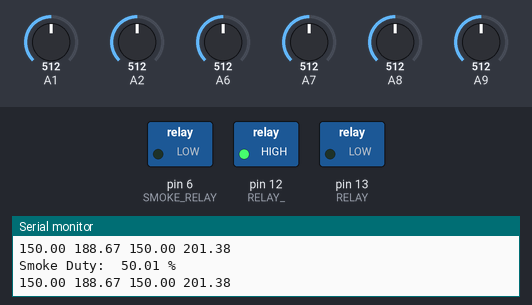
Bench run of a sketch on a simulated Teensy 4. On the bench: switched loads named in the sketch (green lamp = pin HIGH), the last lines printed to the serial monitor. The inputs (shaded band) are chosen by the test bench; at power-on: A9 = 512, A8 = 512, A1 = 512, A2 = 512, A6 = 512, A7 = 512 (analog values on the 0–1023 scale).

Above: at 1.5 s.
1.6 s: A9 set to 531
At 3.5 s:
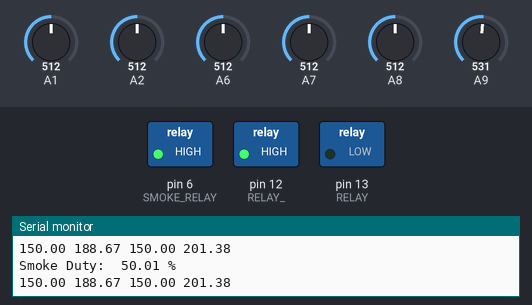
4.7 s: A8 set to 200
At 6.9 s:
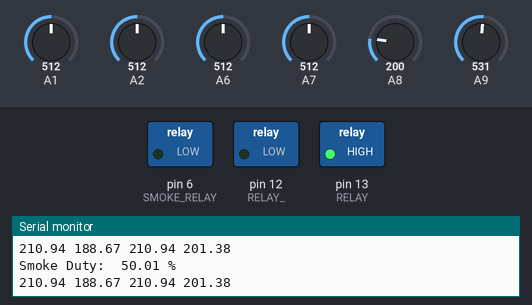
7.8 s: A8 set to 269
10.9 s: A8 set to 281
At 13.1 s:
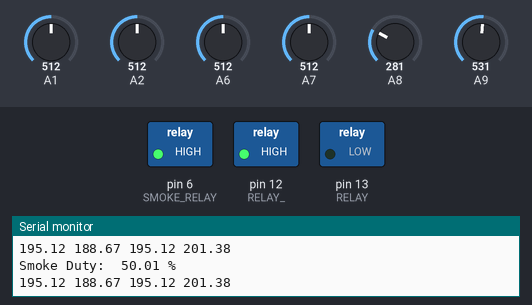
14.0 s: A8 set to 235
16.2 s: A8 set to 208
At 18.1 s:
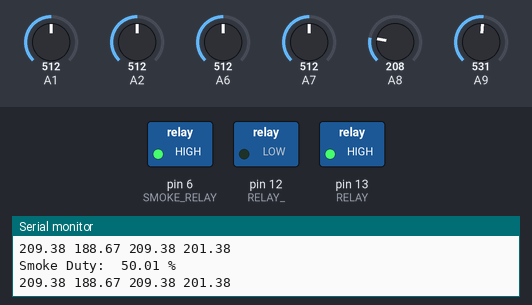
Timing chart, 0 to 20.3 s (numbered marks = the images above; inputs shaded):
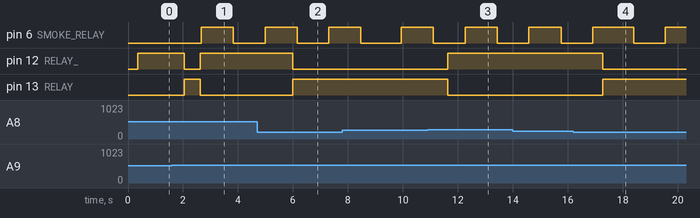

Measured:
- the behaviour switches between 514 and 515 on A9 (found by bisection; images 0 and 1)
- the behaviour switches between 280 and 281 on A8 (found by bisection; images 2 and 3)
- the behaviour switches between 227 and 226 on A8 (found by bisection; images 3 and 4)
- after the input at 1.6 s, pin 6 (SMOKE_RELAY): LOW → HIGH after 1.1 s, → LOW 1.2 s later; pin 12 (RELAY_): HIGH → LOW after 0.45 s, → HIGH 0.57 s later; pin 13 (RELAY): LOW → HIGH after 0.45 s, → LOW 0.57 s later
- after the input at 4.7 s, pin 12 (RELAY_): HIGH → LOW after 1.3 s; pin 13 (RELAY): LOW → HIGH after 1.3 s
- after the input at 10.9 s, pin 12 (RELAY_): LOW → HIGH after 0.73 s; pin 13 (RELAY): HIGH → LOW after 0.73 s
- after the input at 16.2 s, pin 12 (RELAY_): HIGH → LOW after 1.1 s; pin 13 (RELAY): LOW → HIGH after 1.1 s

The sketch:

teensy_smoker_pid_ino.ino
```cpp
//
//  Teensy temperature controller for an electric smoker
//
#include "thermistor_conversion.hpp"
#include "iir_compensator.hpp"


// Thermistor parameters
#define B               4010        // Thermistor Beta value, cooking chamber
#define Be              3950        // Thermistor Beta value, at element
#define R0              678.6       // Thermistor resistance at T0, cooking chamber
#define R0e             810.6       // R0 for thermistor at element

#define T0              100          // Reference temeperature for thermistor calibration (T0 in ^C), cooking chamber
#define T0e              94         // T0 at element

// ADC and hardware configuration
#define VREF            3.3         // ADC reference voltage
#define RS              1000.0        // Resistor connected in series with the thermistor, cooking chamber
#define RSe             809.0        // RS at the element
#define OFST            0.0         // Degrees F for final output error biasing, cooking chamber thermistor
#define OFSTe            0.0         // OFST for thermistor at element

//Fixed point processing defs
#define SAMPLE_RATE     120
#define ADC_RES         12

// Setup control loop compensator (PID controller)
iir_comp typeIII;
iir_comp* comp;

volatile int32_t counter;
volatile static bool heating_active;
volatile static bool enable_heating;

// Settings
volatile int32_t pot_set_point;
volatile int32_t pot_hysteresis;
volatile int32_t pot_timer;
volatile int32_t pot_smoke;
volatile int32_t smoke_duty_counter;
volatile int32_t pot_set_point_l;
volatile int32_t pot_hysteresis_l;
volatile int32_t pot_timer_l;
volatile bool running_hysteretic;

volatile float set_point;
volatile float hysteresis;
volatile float smoke_duty;
volatile float time_remaining;

volatile float err;
volatile float throttle;

elapsedMillis sample_timer;
elapsedMillis seconds_timer;
static volatile uint32_t sample_period;
static volatile uint8_t minutes_timer;
static volatile uint8_t timer_scanner;
static volatile uint8_t hyst_knob_turning;

thstr_vars tempsensor;  // placed in vicinity to food being cooked or smoked
thstr_vars element_temp;  // placed near to the heating element for minimum thermal time constant
                          // Thermistor at element_temp is part of the integration loop for the sigma delta converter
thstr_vars* ptempsensor = &tempsensor;
thstr_vars* pelement_temp = &element_temp;

const int RELAY = 13;
const int RELAY_ = 12;
const int SMOKE_RELAY = 6;

//LCD Communication
// Serial LCD Output
#define HWSERIAL Serial1
#define LCD_ROWS    2
#define LCD_COLS    16
#define LCD_BUF_SZ  (LCD_ROWS*LCD_COLS+1)

char lcd_buffer[LCD_BUF_SZ];

void backlight_red()
{
  HWSERIAL.write(0xFE);
  HWSERIAL.write(0xD5);
  HWSERIAL.write(225);
  HWSERIAL.write(10);
  HWSERIAL.write(10);
}

void backlight_blue()
{
  HWSERIAL.write(0xFE);
  HWSERIAL.write(0xD5);
  HWSERIAL.write(80);
  HWSERIAL.write(0);
  HWSERIAL.write(220);
}

void backlight_green()
{
  HWSERIAL.write(0xFE);
  HWSERIAL.write(0xD5);
  HWSERIAL.write(0);
  HWSERIAL.write(220);
  HWSERIAL.write(0);
}

void lcd_home()
{
  //Home
  HWSERIAL.write(0xFE);
  HWSERIAL.write(0x48);
  delay(10);
}

void lcd_clear_home()
{
  HWSERIAL.write(0xFE);
  HWSERIAL.write(0x58);
  delay(10);
  //Home
  lcd_home();
}

void flip_lcd_buffer()
{
  for(int i=0; i<LCD_BUF_SZ - 1; i++)
  {
    HWSERIAL.write(lcd_buffer[i]);
    delay(10);
  }
}

void lcd_update_status(float setp, float pvar, float tvar, bool hyst, uint8_t hyst_knob)
{

  if(hyst_knob > 0)
    sprintf(&lcd_buffer[0], "H%03d.", (int) (floorf(setp)) );
  else
    sprintf(&lcd_buffer[0], "S%03d.", (int) (floorf(setp)) );

  sprintf(&lcd_buffer[5], "%01d ", (int) ((setp - floorf(setp))*10.0) );

  sprintf(&lcd_buffer[7], "P%03d.", (int) (floorf(pvar)) );
  sprintf(&lcd_buffer[7+5], "%01d ", (int) ((pvar - floorf(pvar))*10.0) );

  float hrs = tvar/60.0;
  sprintf(&lcd_buffer[16], "T: %02d:", (int) (floorf(hrs)) ); //hours
  sprintf(&lcd_buffer[16+6], "%02d:", (int) ((hrs - floorf(hrs))*60.0) ); //minutes
  //sprintf(&lcd_buffer[16], "T: %04d:", (int) (floorf(tvar)) );
  sprintf(&lcd_buffer[16+6+3], "%02d ", (int) ((tvar - floorf(tvar))*60.0) ); //seconds

  for(int i = 27; i < LCD_BUF_SZ - 1; i++)
  {
    lcd_buffer[i] = ' ';
  }

  //Hysteretic or PID?
  if(hyst)
  {
    sprintf(&lcd_buffer[LCD_BUF_SZ - 1- 3], "HYS");
  }
  else
  {
    sprintf(&lcd_buffer[LCD_BUF_SZ - 1- 3], "PID");
  }

  //Degree symbol followed by F
  lcd_buffer[14] = 0xDF;  //Degree symbol
  lcd_buffer[15] = 'F';

  //Finally write it out
  flip_lcd_buffer();

}

void setup()
{

  for(int i=0; i < LCD_BUF_SZ; i++)
  {
    lcd_buffer[i] = ' ';
  }

  lcd_clear_home();
  delay(10);
  flip_lcd_buffer();
  delay(10);

  pinMode(RELAY, OUTPUT);
  pinMode(SMOKE_RELAY, OUTPUT);
  digitalWrite(RELAY, 0);
  pinMode(RELAY_, OUTPUT);
  digitalWrite(RELAY_, 1);

  analogReadResolution(ADC_RES);
  Serial.begin(38400);
  HWSERIAL.begin(9600);
  counter = 0;

  setup_thstr(ptempsensor, B, R0, T0, VREF, RS, OFST, ADC_RES, SAMPLE_RATE, 1.0);
  setup_thstr(pelement_temp, Be, R0e, T0e, VREF, RSe, OFSTe, ADC_RES, SAMPLE_RATE, 1.0);


  set_point = 75.0;
  err = 0.0;
  throttle = 0.0;

  // Setup control loop compensator
  comp = &typeIII;

  //Control loop sampling frequency
  sample_period = 1000/SAMPLE_RATE;
  float Ts = 1.0/SAMPLE_RATE;
  float cfs = 1.0/Ts;
  float cws = 2.0*M_PI*cfs;

  //Circuit params
  float k = 1000.0;
  float m = 1.0/k;
  float r1 = 18520.0;
  float r2 = 1750.0;
  float r3 = 150;
  float c1 = 500*m;
  float c2 = c1/20.0;
  float c3 = 550*m;
  float pg = cws/(500.0*k);
  init_compensator(comp, cfs);
  set_circuit_params(comp, r1, r2, r3, c1, c2, c3, pg);

  //Initialize input readings
  pot_smoke = analogRead(6);
  pot_set_point = 4096 - analogRead(8);
  pot_hysteresis = 4096 - analogRead(7);
  pot_timer = 4096 - analogRead(9);
  pot_set_point_l = pot_set_point;
  pot_hysteresis_l = pot_hysteresis;
  pot_timer_l = pot_timer;
  smoke_duty_counter = 0;

  set_point = 50.0 + (pot_set_point/4096.0)*200.0;
  hysteresis = (pot_set_point/4096.0)*20.0;
  smoke_duty = ((float) pot_smoke)/4095.0;
  heating_active = 0;
  enable_heating = 0;
  time_remaining = 0;
  seconds_timer = 0;
  minutes_timer = 0;
  timer_scanner = 0;
  hyst_knob_turning = 0;

  digitalWrite(SMOKE_RELAY, 0);
  digitalWrite(RELAY, 0);
  digitalWrite(RELAY_, 1);

}


void loop()
{
   uint32_t val, valel;
  //Clock
  if(seconds_timer >= 999)
  {
    seconds_timer = 0;
    minutes_timer++;
    if(minutes_timer > 60)
    {
      minutes_timer = 0;

    }

    time_remaining -= 1.0/60.0;
      if(time_remaining < 1/60.0) time_remaining = 0.0;
  }

  //Process control
  if(sample_timer >= sample_period)
  {
    sample_timer = 0;

    smoke_duty_counter += 32;
    if(smoke_duty_counter >= 4095)
    {
      smoke_duty_counter = 0;
      if(time_remaining > 2.0/60.0)
      {
        digitalWrite(SMOKE_RELAY, 1);
        Serial.println("smoke on");
      }
      else
        digitalWrite(SMOKE_RELAY, 0);
    }
    if(smoke_duty_counter > pot_smoke)
    {
      digitalWrite(SMOKE_RELAY, 0);
    }

    //Get value from ADC with thermistor
    val = analogRead(2); //chamber temperature
    valel = analogRead(1); //element sensor temperature

    // Convert it to degrees F, only for use in scope of loop()
    float tempF_pv = count_to_tempF(ptempsensor, val);
    float tempF_el = count_to_tempF(pelement_temp, valel);

    // Run control
    if(hysteresis > 1.0)
    {
      //In this case we just want to cycle up and down and don't care about overshoot, etc.
      set_process_control_target(pelement_temp, set_point, hysteresis);
      run_process_control(pelement_temp, val);
      throttle = run_compensator(comp, 0.0);
      running_hysteretic = 1;
    }
    else
    {
      // Throttle is amplified error, inverted, so adding it to set point creates a set-point for the
      // inner-loop hysteretic contoller.  In this case the hysteretic controller functions as a delta-sigma modulator
      err = tempF_pv - set_point;

      throttle = run_compensator(comp, err);
          //Unclamped throttle is not meaningful, so it is clamped within something meaningful to the capability of the system.
    if(throttle > 350.0)
      throttle = 350.0;
    else if (throttle < -200.0)
      throttle = -200.0;

      set_process_control_target(pelement_temp, set_point + throttle, 0.001);
      run_process_control(pelement_temp, valel);
      running_hysteretic = 0;
    }


    if(enable_heating)
    {
      digitalWrite(RELAY, pelement_temp->throttle);
      digitalWrite(RELAY_, !(pelement_temp->throttle));
      heating_active = pelement_temp->throttle;
    }
    else
    {
      digitalWrite(RELAY, 0);
      digitalWrite(RELAY_, 1);
      heating_active = 0;
    }


    if(++counter >= SAMPLE_RATE/4)
    {
      counter = 0;

      // Save last control knob inputs
      pot_set_point_l = pot_set_point;
      pot_hysteresis_l = pot_hysteresis;
      pot_timer_l = pot_timer;
      // Get new control knob inputs
      pot_smoke = 4096 - analogRead(6);
      pot_hysteresis = 4096 - analogRead(7);
      pot_set_point = 4096 - analogRead(8);
      pot_timer = 4096 - analogRead(9);

      set_point = 50.0 + (pot_set_point/4096.0)*200.0;
      hysteresis = (pot_hysteresis/4096.0)*20.0 - 0.5;
      if(hysteresis < 0.0)
        hysteresis = 0.0;
      smoke_duty = ((float) pot_smoke)/4095;
      Serial.println();
      Serial.print("Smoke Duty:  ");
      Serial.print(smoke_duty*100.0);
      Serial.println(" %");

      // Evaluate if changed significantly
      if(abs(pot_set_point - pot_set_point_l) > 10)
      {
        //set_point = 50.0 + (pot_set_point/4096.0)*200.0;
        Serial.println();
        Serial.print("Set Point:  ");
        Serial.println(set_point);
      }
      if(abs(pot_hysteresis - pot_hysteresis_l) > 5)
      {
          hyst_knob_turning = 4;
//        hysteresis = (pot_hysteresis/4096.0)*20.0;
//        Serial.println();
//        Serial.print("New Hysteresis:  ");
//        Serial.println(hysteresis);
      }
      if(abs(pot_timer - pot_timer_l) > 10)
      {

        timer_scanner = 4;
//        Serial.println();
//        Serial.print("New Timer:  ");
//        Serial.println(time_remaining);
      }
      if(timer_scanner > 0)
      {
        time_remaining = 24.0*60.0*(pot_timer)/4096.0-1.0; //Setting in minutes, let it go up to 24 hours;
        if(time_remaining < 0.0) time_remaining = 0.0;
        timer_scanner--;
      }

      //Serial.print("analog 3 is: ");
      Serial.print(set_point);
      Serial.print(" ");
      Serial.print(tempF_pv);
      Serial.print(" ");
      Serial.print(throttle+set_point);
      Serial.print(" ");
      Serial.println(tempF_el);
      //Serial.print(" ");
      //Serial.println(pelement_temp->throttle);
      //Serial.print(" ");
      //Serial.println(err);


      //Output pot readings
//      Serial.print(" SP: ");
//      Serial.print(set_point);
//      Serial.print(" HYST: ");
//      Serial.print(hysteresis);
//      Serial.print(" TIM: ");
//      Serial.print(pot_timer);
//      if(running_hysteretic)
//        Serial.println(" RUNNING HYSTERETIC");
//      else
//        Serial.println(" PID CONTROL");

      //Output to LCD
        //Clear display
      lcd_home();

       //Output to LCD
     if(hyst_knob_turning > 0)
     {
      lcd_update_status(hysteresis, tempF_pv, time_remaining, running_hysteretic, hyst_knob_turning);
      hyst_knob_turning--;

     }
     else
     {
      lcd_update_status(set_point, tempF_pv, time_remaining, running_hysteretic, hyst_knob_turning);
     }

      if(time_remaining > 2.0/60.0)
      {
       if(pelement_temp->throttle)
       {
          enable_heating = 1;
          backlight_red();
       }
       else
       {
         backlight_blue();
         enable_heating = 0;
       }
      }
      else
      {
        backlight_green();
        enable_heating = 0;
      }
    }
  }
}
```

iir_compensator.cpp
```cpp
#include <math.h>
#include <stdlib.h>

#include "iir_compensator.hpp"

float
run_filter_one_pole(iir_coeffs* cf, float x)
{
    float y0 = cf->a0*x + cf->a1*cf->x1
                        + cf->b0*cf->y1;
    cf->x1 = x;
    cf->y1 = y0;
    return y0;
}

void
compute_filter_coeffs(iir_comp* f)
{
    float kz = f->kz;

    // First-stage IIR
    f->ya.b0 = (kz - f->p0)/(f->p0 + kz);
    f->ya.a0 = 1.0;
    f->ya.a1 = (f->z0 - kz)/(f->z0 + kz);

    // Second-stage IIR
    f->yb.b0 = (kz - f->pg)/(f->pg + kz);
    f->yb.a0 = 1.0;
    f->yb.a1 = 1.0;

    // Third-stage IIR
    f->yc.b0 = (kz - f->p1)/(kz + f->p1);
    f->yc.a0 = 1.0;
    f->yc.a1 = -1.0;


}

void
init_state_variables(iir_comp* f)
{
    // First-stage IIR
    f->ya.y1 = 0.0;
    f->ya.x1 = 0.0;

    // Second-stage IIR
    f->yb.y1 = 0.0;
    f->yb.x1 = 0.0;

    // Third-stage IIR
    f->yc.y1 = 0.0;
    f->yc.x1 = 0.0;
}

void
set_poles_zeros_direct(iir_comp* f, float z0, float p0, float p1, float pg, float gff, float gdt)
{
    f->z0 = z0;
    f->p0 = p0;
    f->p1 = p1;
    f->pg = pg;

    f->gff = 1.0;
    f->gyc = 0.5*f->kz/(f->kz + f->p1);

    f->g0 = (f->p0 - f->z0); //Assumes R1 = 1

    compute_filter_coeffs(f);
}

void
set_circuit_params(iir_comp* f, float r1, float r2, float r3, float c1, float c2, float c3, float pg)
{
    float kz = f->kz;

    f->z0 = 1.0/(r1*c1);
    f->p0 = 1.0/(r1*c1) + 1.0/(r1*c2);
    f->p1 = 1.0/(r3*c3);
    f->pg = pg;

    f->g0 = 1.0/c2;
    f->gya = (f->z0 + kz)/(f->p0 + kz);
    f->gyb = 1.0/(f->pg + kz);
    f->gyc = (-1.0/r3)*kz/(kz + f->p1);
    f->gff = (-1.0/r2);

    compute_filter_coeffs(f);
}

void
init_compensator(iir_comp* f, float fs)
{
    f->fs = fs;
    f->kz = 2.0*fs;

    f->pg = 2.0*M_PI*f->fs/10000.0;
    f->z0 = 2.0*M_PI*f->fs/100.0;;
    f->p0 = f->p0*10.0;
    f->p1 = f->z0/2.0;

    compute_filter_coeffs(f);
    init_state_variables(f);

}

void
set_sampling_params(iir_comp* f, float fs, float warp)
{
    f->fs = fs;
    float w0 = 2.0*M_PI*warp;

    if(warp > 0.0)
    {
        f->kz = w0/tan(w0/(2.0*f->fs));
    }
    else
    {
        f->kz = 2.0*f->fs;
    }

}

float
run_compensator(iir_comp* f, float x)
{
    // Sum of currents entering op amp inverting terminal
    float yc = x*f->gff + f->gyc*run_filter_one_pole(&(f->yc), x);

    // Input currents convolved with feedback impedance
    float ya = f->gya*run_filter_one_pole(&(f->ya), yc); // Pole + Zero formed by R1*C1 and R1*C2
    float yfb = f->gyb*run_filter_one_pole(&(f->yb), ya); // Low frequency pole formed by max gain
    yfb *= f->g0;

    return yfb;

}
```

iir_compensator.hpp
```cpp
#ifndef IIR_COMP_H
#define IIR_COMP_H

typedef struct iir_coeffs_t {
    float b0;
    float a0;
    float a1;

    float y1;
    float x1;

} iir_coeffs;

typedef struct iir_comp_t
{
    // Sampling parameters
    float fs;
    float kz;  //Nominally (2/T), but can be adjusted for pre-warping if desired
    // Analog prototype components

    // Gains, poles and zeros for the compensator
    float g0;   // 1/C2
    float gya;  // IIR first stage cascaded gain
    float gyb;  // IIR second cascaded stage gain
    float gyc;  // RC feed-forward gain (Includes -1/R3)
    float gff;  // -1/R2

    float z0;   //primary system zero
    float p0;   //feedback pole involving series resistor and parallel cap
    float p1;   //conpensator RC injection pole
    float pg;   //low frequency pole of finite-gain integrator
                //relates to compensator DC gain

    // IIR coefficients and state variables
    iir_coeffs ya;
    iir_coeffs yb;
    iir_coeffs yc;


} iir_comp;

//
// Pass a pointer to the struct.
// Populates with default values:
//  pg = 2*pi*fs/10000
//  z0 = 2*pi*fs/100
//  p0 = z0*10
//  p1 = z0/2
//  gyc = 0.5
//  gff = 1.0
//

void init_compensator(iir_comp* f, float fs);

// Directly set the locations of poles and zeros
// In the analog prototype, the following gives guidance for definition
// of where these appear in the circuit.
//  z0  : Primary zero set by series RC in the op amp output to inverting input
//  p0  : Pole formed by opamp output-inverting input network
//  p1  : Pole formed by RC feed network
//  pg  : Low frequency pole, characteristic of amplifier DC gain
//  gff : Feed-forward gain from input feed resistor (ie 1/Rfeed)
//  gdt : Feed-forward gain on differentiator input track
//
//  There is an implicit zero at the origin from the input feed RC.
//
void set_poles_zeros_direct(iir_comp* f, float z0, float p0, float p1, float pg, float gff, float gdt);

// Else you can define the compensator response by entering values directly from
// an analog prototype.
//
//  r1  : series to c1 in op amp feedback (out to minus)
//  c1  : as used with r1
//  c2  : high frequency noise filter (sets the high frequency pole)
//  r2  : input feed resistor from signal input to op amp inverting terminal
//  r3  : input feed resistor for differentiator feed path, in series with c3
//  c3  : forms pole with r3.  r3 + c3 series connected from input to op amp inverting terminal
//

void set_circuit_params(iir_comp* f, float r1, float r2, float r3, float c1, float c2, float c3, float pg);

// Configure sampling params
//
//  fs    :  sampling rate, Hz
//  warp  :  Matching frequency (Hz) for pre-warping frequency response
//           If set to zero, it will default to the "K = 2/T" factor in the BLT
//           For any other non-zero input, pre-warping will be applied by
//           K = w0/tan(w0/(2*fs))
//
void set_sampling_params(iir_comp* f, float fs, float warp);

//
// Main function to run the compensator
//
//  x  :  Input sample
//
// return value is the compensator filter output
//

float run_compensator(iir_comp* f, float x);

#endif //IIR_COMP_H
```

Source omitted: thermistor_conversion.hpp (5678 bytes)
